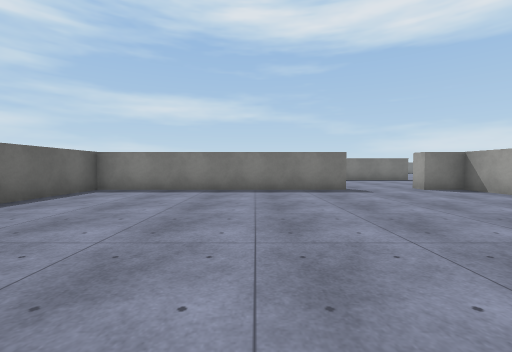
View 1 (above)

21 first-person views from a walk through a scene from a Unity 3-D project. The camera is 1.2 m above the floor, tilts 2° down and sees 90° across. The floor is counted in squares, 2 m on a side. Each view is taken from the middle of a square. On the plan, view 1 faces up. The plan holds only what a view shows up to about 9 squares ahead; the rest is blank. The place goes on beyond the plan. Surface patterns are stand-ins for the level's own textures.

View 2
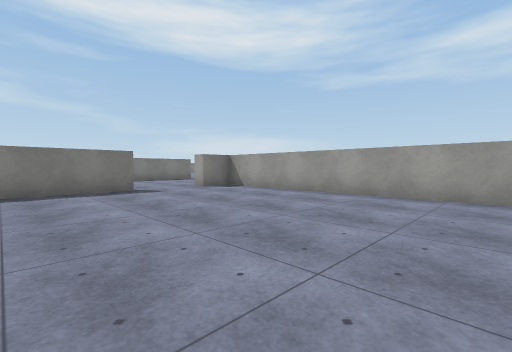

View 3
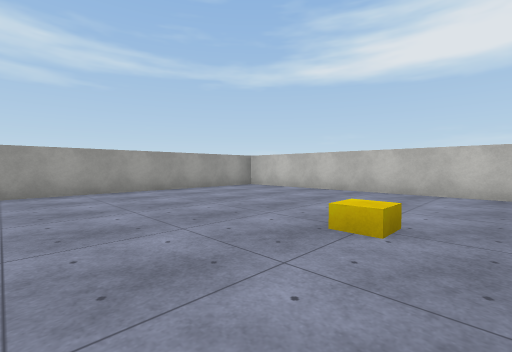

View 4
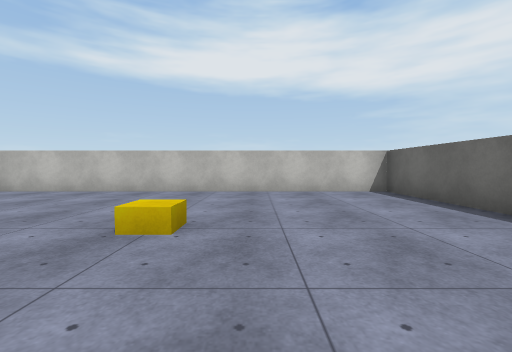

View 5
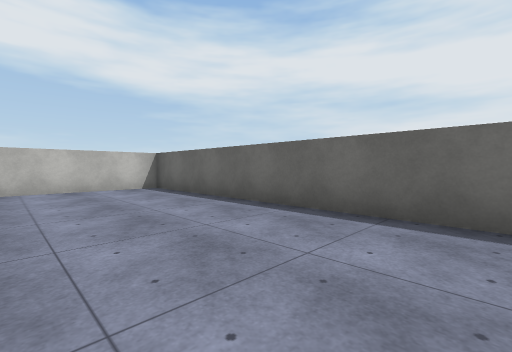

View 6
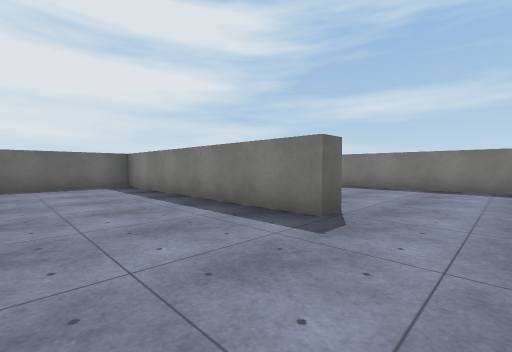

View 7
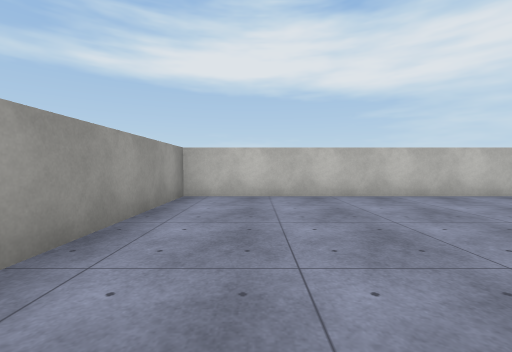

View 8
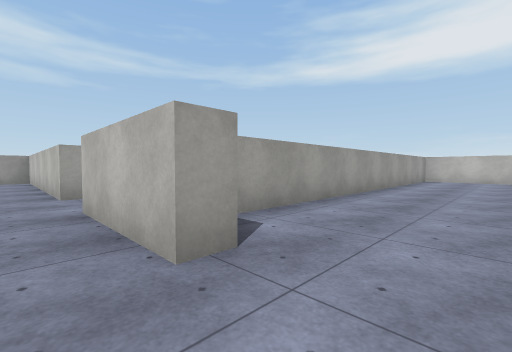

View 9
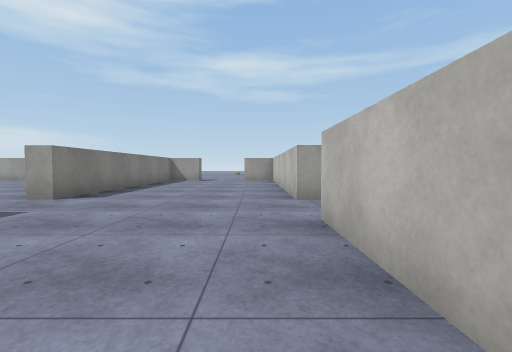

View 10
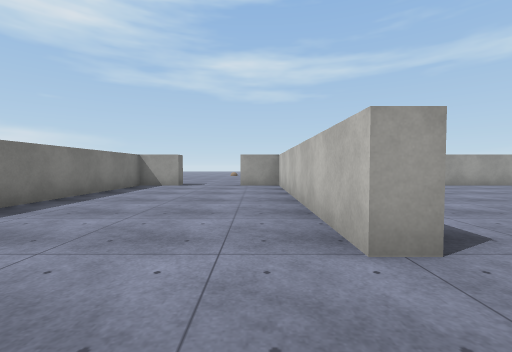

View 11
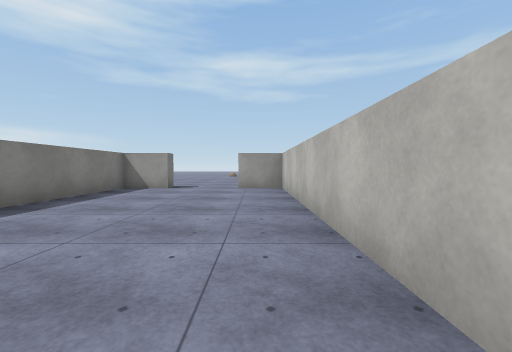

View 12
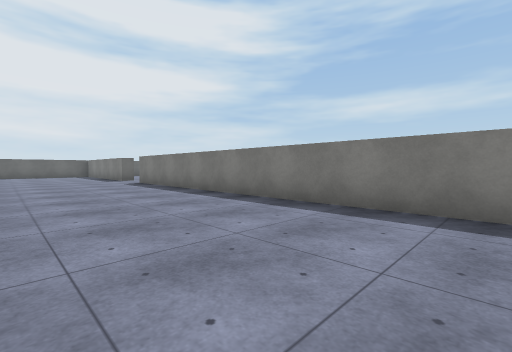

View 13
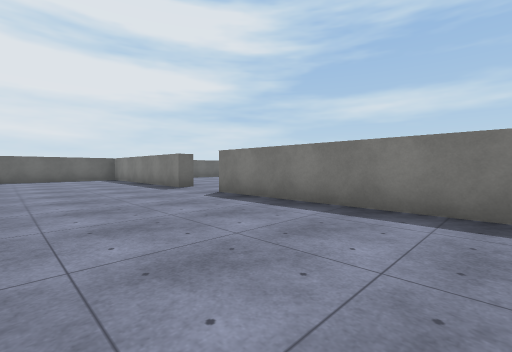

View 14
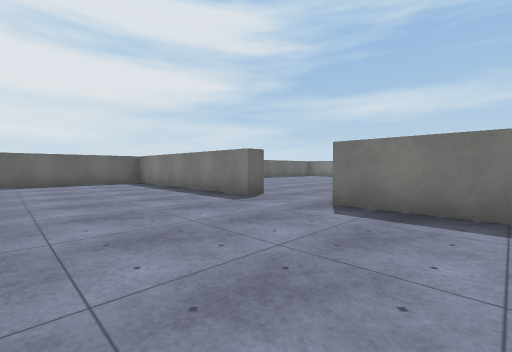

View 15
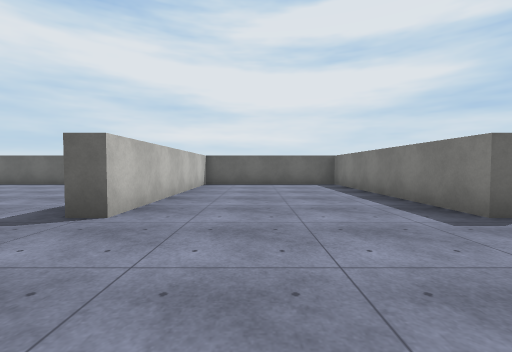

View 16
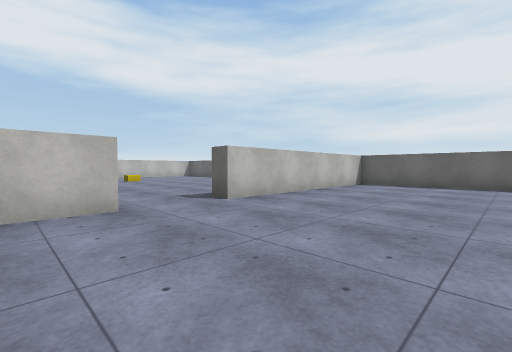

View 17
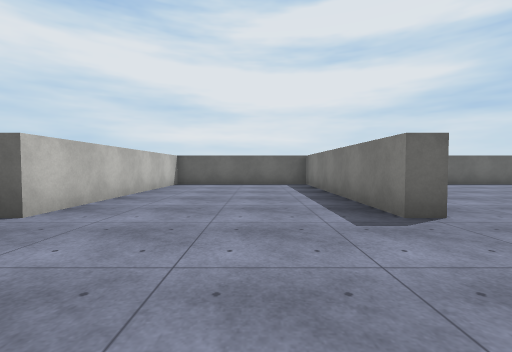

View 18
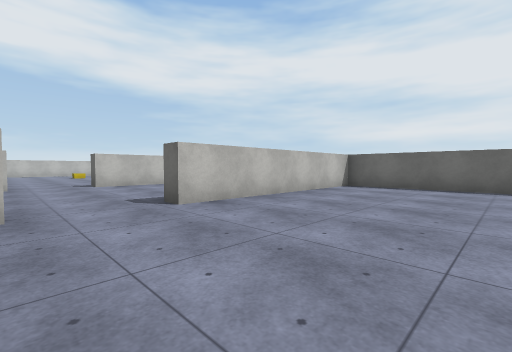

View 19
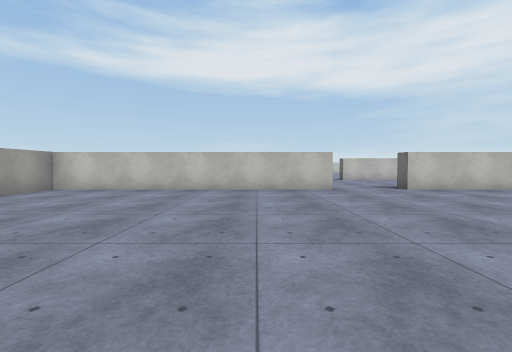

View 20
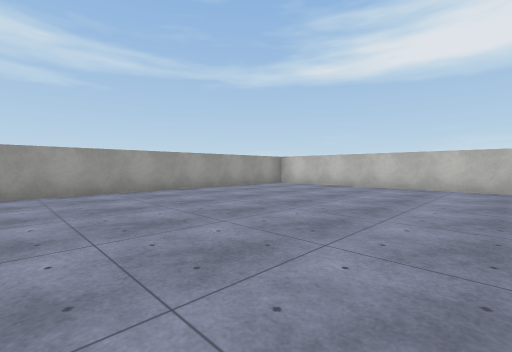

View 21
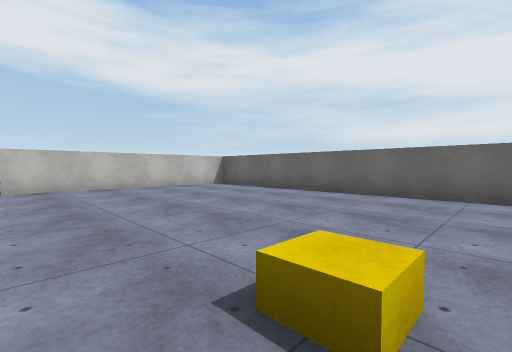

### Floor plan
Points are (right, up) in squares from view 1. A wall is a line through its corners. A room is listed if a view was taken in it or the views show most of it. See-through windows are left out.
Room 1 (views 1, 2, 3, 4, 5, 6, 7)
walls: (2.4, 7.2) (2.4, 6.8) (-4.2, 6.8) (-4.2, -4.3) (5.5, -4.3) (5.5, 6.8) (4.4, 6.8) (4.4, 7.2)
ways out: opening at (3.5, 7) to room 2
Room 2 (views 8, 9, 10, 11, 12, 13, 14, 15, 16, 17)
walls: (4.1, 11.8) (-7.1, 11.8); (4.4, 7.2) (7, 7.2); (8.7, 7.2) (15.2, 7.2) (15.2, 8.5); (-7.1, 7.2) (-5.9, 7.2); (-9, 12.3) (-9, 11.8) (-15, 11.8) (-15, 7.2) (-9, 7.2); (15.2, 10.5) (15.2, 11.8) (8.7, 11.8) (8.7, 12.2)
ways out: opening at (3.5, 7) to room 1; opening at (-8, 12) to room 3; opening at (-8, 7); opening at (7.5, 7); opening at (7.5, 12); opening at (16, 9.5)
Room 3 (views 18, 19, 20, 21)
walls: (-7.1, 12.3) (0.3, 12.3) (0.3, 20); (-15, 20.1) (-15, 12.3) (-9, 12.3)
ways out: opening at (-8, 12) to room 2

Where each view was taken, in squares from view 1:
view 1: 0 up, 0 right, facing up
view 2: 0 up, 0 right, facing up-right
view 3: 2 up, 1 left, facing down-right
view 4: 2 up, 1 left, facing down
view 5: 3 up, 1 left, facing down-left
view 6: 4 up, 4 right, facing up-left
view 7: 1 up, 4 right, facing down
view 8: 8 up, 3 right, facing down-right
view 9: 8 up, 4 right, facing right
view 10: 8 up, 7 right, facing right
view 11: 8 up, 8 right, facing right
view 12: 8 up, 3 right, facing up-left
view 13: 8 up, 2 left, facing up-left
view 14: 8 up, 5 left, facing up-left
view 15: 9 up, 6 left, facing left
view 16: 11 up, 6 left, facing down-left
view 17: 10 up, 6 left, facing left
view 18: 16 up, 7 left, facing down-left
view 19: 19 up, 5 left, facing down
view 20: 20 up, 6 left, facing down-right
view 21: 20 up, 9 left, facing down-left
